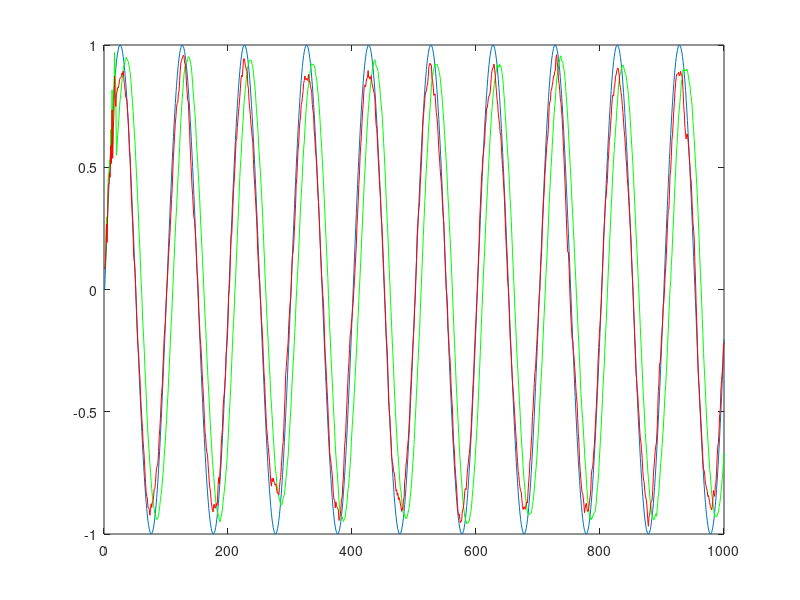

The MATLAB source for this figure:
clear all;
close all;

% Sinusoid with noise added
fs = 44100;
t = 0:1/fs:1;
f = 440;
x_ = sin(2*pi*f*t);
x = x_ + 0.1*randn(1,length(t));
N = length(x);

% Construct matrix b
k = 20;
b = x_(k:N)';
% Construct matrix A
A = [];
for i = k:N 
    A = [A;x(i:-1:i-k+1)];
end 

% Pseudo Inverse Filter Design
a = A\b; % inv(A'*A)*A'*b

% Moving Average Filter

y(1:k-1) = x(1:k-1);
z(1:k-1) = x(1:k-1);
for i = k:N-k
    y(i) = sum(x(i-k+1:i))/k;
    z(i) = x(i:-1:i-k+1)*a;
end 
% To avoid overshooting max limit of +-1 we can scale the z
z = 0.90*z;
figure;
plot(x_(1:1000)); hold on;
plot(y(1:1000),'g');
plot(z(1:1000),'r');


% Check the sounds of x, x_, y and z
